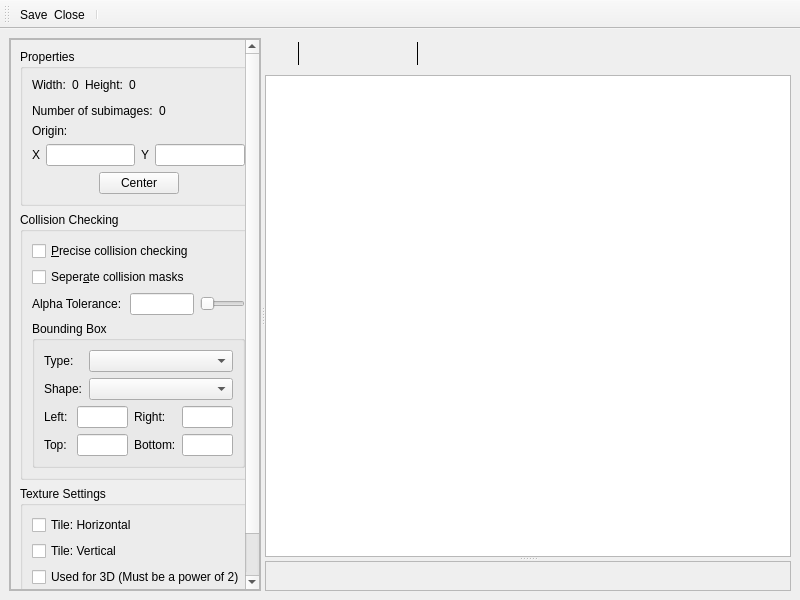
<?xml version="1.0" encoding="UTF-8"?>
<ui version="4.0">
 <class>AssetEditor_Sprite</class>
 <widget class="QMainWindow" name="AssetEditor_Sprite">
  <property name="geometry">
   <rect>
    <x>0</x>
    <y>0</y>
    <width>800</width>
    <height>600</height>
   </rect>
  </property>
  <property name="windowTitle">
   <string>MainWindow</string>
  </property>
  <widget class="QWidget" name="centralwidget">
   <layout class="QGridLayout" name="gridLayout_9">
    <item row="0" column="0">
     <widget class="QSplitter" name="splitter">
      <property name="orientation">
       <enum>Qt::Horizontal</enum>
      </property>
      <widget class="QFrame" name="frame_2">
       <property name="sizePolicy">
        <sizepolicy hsizetype="Preferred" vsizetype="Preferred">
         <horstretch>1</horstretch>
         <verstretch>0</verstretch>
        </sizepolicy>
       </property>
       <property name="minimumSize">
        <size>
         <width>0</width>
         <height>0</height>
        </size>
       </property>
       <property name="frameShape">
        <enum>QFrame::StyledPanel</enum>
       </property>
       <property name="frameShadow">
        <enum>QFrame::Raised</enum>
       </property>
       <layout class="QGridLayout" name="gridLayout_2">
        <property name="leftMargin">
         <number>0</number>
        </property>
        <property name="topMargin">
         <number>0</number>
        </property>
        <property name="rightMargin">
         <number>0</number>
        </property>
        <property name="bottomMargin">
         <number>0</number>
        </property>
        <item row="0" column="0">
         <widget class="QScrollArea" name="scrollArea">
          <property name="sizePolicy">
           <sizepolicy hsizetype="Preferred" vsizetype="Expanding">
            <horstretch>0</horstretch>
            <verstretch>0</verstretch>
           </sizepolicy>
          </property>
          <property name="minimumSize">
           <size>
            <width>250</width>
            <height>0</height>
           </size>
          </property>
          <property name="frameShape">
           <enum>QFrame::StyledPanel</enum>
          </property>
          <property name="frameShadow">
           <enum>QFrame::Raised</enum>
          </property>
          <property name="horizontalScrollBarPolicy">
           <enum>Qt::ScrollBarAlwaysOff</enum>
          </property>
          <property name="sizeAdjustPolicy">
           <enum>QAbstractScrollArea::AdjustToContents</enum>
          </property>
          <property name="widgetResizable">
           <bool>true</bool>
          </property>
          <widget class="QWidget" name="scrollAreaWidgetContents">
           <property name="geometry">
            <rect>
             <x>0</x>
             <y>0</y>
             <width>456</width>
             <height>551</height>
            </rect>
           </property>
           <layout class="QGridLayout" name="gridLayout_8">
            <item row="0" column="0">
             <widget class="QGroupBox" name="groupBox_properties">
              <property name="title">
               <string>Properties</string>
              </property>
              <property name="flat">
               <bool>false</bool>
              </property>
              <layout class="QGridLayout" name="gridLayout_3">
               <item row="0" column="0">
                <layout class="QHBoxLayout" name="horizontalLayout_6">
                 <item>
                  <widget class="QLabel" name="label_widthTitle">
                   <property name="text">
                    <string>Width:</string>
                   </property>
                  </widget>
                 </item>
                 <item>
                  <widget class="QLabel" name="label_widthValue">
                   <property name="text">
                    <string>0</string>
                   </property>
                  </widget>
                 </item>
                 <item>
                  <widget class="QLabel" name="label_heightLabel">
                   <property name="text">
                    <string>Height:</string>
                   </property>
                  </widget>
                 </item>
                 <item>
                  <widget class="QLabel" name="label_heightValue">
                   <property name="text">
                    <string>0</string>
                   </property>
                  </widget>
                 </item>
                </layout>
               </item>
               <item row="0" column="1" rowspan="2" colspan="2">
                <spacer name="horizontalSpacer_7">
                 <property name="orientation">
                  <enum>Qt::Horizontal</enum>
                 </property>
                 <property name="sizeHint" stdset="0">
                  <size>
                   <width>276</width>
                   <height>20</height>
                  </size>
                 </property>
                </spacer>
               </item>
               <item row="1" column="2" rowspan="2">
                <spacer name="horizontalSpacer_8">
                 <property name="orientation">
                  <enum>Qt::Horizontal</enum>
                 </property>
                 <property name="sizeHint" stdset="0">
                  <size>
                   <width>254</width>
                   <height>20</height>
                  </size>
                 </property>
                </spacer>
               </item>
               <item row="2" column="0" colspan="2">
                <layout class="QHBoxLayout" name="horizontalLayout_7">
                 <item>
                  <widget class="QLabel" name="label_numSubimagesLabel">
                   <property name="text">
                    <string>Number of subimages:</string>
                   </property>
                  </widget>
                 </item>
                 <item>
                  <widget class="QLabel" name="label_numSubimagesValue">
                   <property name="text">
                    <string>0</string>
                   </property>
                  </widget>
                 </item>
                </layout>
               </item>
               <item row="3" column="0">
                <widget class="QLabel" name="label_OriginLabel">
                 <property name="text">
                  <string>Origin:</string>
                 </property>
                </widget>
               </item>
               <item row="4" column="0" colspan="3">
                <layout class="QHBoxLayout" name="horizontalLayout_8">
                 <item>
                  <widget class="QLabel" name="label_originX">
                   <property name="text">
                    <string>X</string>
                   </property>
                  </widget>
                 </item>
                 <item>
                  <widget class="QLineEdit" name="lineEdit_originX"/>
                 </item>
                 <item>
                  <widget class="QLabel" name="label_originY">
                   <property name="text">
                    <string>Y</string>
                   </property>
                  </widget>
                 </item>
                 <item>
                  <widget class="QLineEdit" name="lineEdit_originY"/>
                 </item>
                </layout>
               </item>
               <item row="5" column="0" colspan="3">
                <layout class="QHBoxLayout" name="horizontalLayout_9">
                 <item>
                  <spacer name="horizontalSpacer_9">
                   <property name="orientation">
                    <enum>Qt::Horizontal</enum>
                   </property>
                   <property name="sizeHint" stdset="0">
                    <size>
                     <width>40</width>
                     <height>20</height>
                    </size>
                   </property>
                  </spacer>
                 </item>
                 <item>
                  <widget class="QPushButton" name="pushButton_originCenter">
                   <property name="text">
                    <string>Center</string>
                   </property>
                  </widget>
                 </item>
                 <item>
                  <spacer name="horizontalSpacer_10">
                   <property name="orientation">
                    <enum>Qt::Horizontal</enum>
                   </property>
                   <property name="sizeHint" stdset="0">
                    <size>
                     <width>40</width>
                     <height>20</height>
                    </size>
                   </property>
                  </spacer>
                 </item>
                </layout>
               </item>
              </layout>
             </widget>
            </item>
            <item row="1" column="0">
             <widget class="QGroupBox" name="groupBox_2">
              <property name="title">
               <string>Collision Checking</string>
              </property>
              <layout class="QGridLayout" name="gridLayout_5">
               <item row="0" column="0" colspan="2">
                <widget class="QCheckBox" name="checkBox_preciseCollisionChecking">
                 <property name="text">
                  <string>&amp;Precise collision checking</string>
                 </property>
                </widget>
               </item>
               <item row="1" column="0" colspan="2">
                <widget class="QCheckBox" name="checkBox_seperateCollisionMasks">
                 <property name="toolTip">
                  <string>Seperate collision masks for subimages</string>
                 </property>
                 <property name="text">
                  <string>Seper&amp;ate collision masks</string>
                 </property>
                </widget>
               </item>
               <item row="2" column="0">
                <widget class="QLabel" name="label_alphaTolerance">
                 <property name="text">
                  <string>Alpha Tolerance:</string>
                 </property>
                </widget>
               </item>
               <item row="2" column="1">
                <widget class="QLineEdit" name="lineEdit_alphaTolerance">
                 <property name="maximumSize">
                  <size>
                   <width>64</width>
                   <height>16777215</height>
                  </size>
                 </property>
                </widget>
               </item>
               <item row="2" column="2">
                <widget class="QSlider" name="horizontalSlider_alphaTolerance">
                 <property name="maximum">
                  <number>255</number>
                 </property>
                 <property name="orientation">
                  <enum>Qt::Horizontal</enum>
                 </property>
                </widget>
               </item>
               <item row="3" column="0" colspan="3">
                <widget class="QGroupBox" name="groupBox_boundingBox">
                 <property name="title">
                  <string>Bounding Box</string>
                 </property>
                 <layout class="QGridLayout" name="gridLayout_7">
                  <item row="0" column="0">
                   <widget class="QLabel" name="label_bboxType">
                    <property name="sizePolicy">
                     <sizepolicy hsizetype="Fixed" vsizetype="Preferred">
                      <horstretch>0</horstretch>
                      <verstretch>0</verstretch>
                     </sizepolicy>
                    </property>
                    <property name="text">
                     <string>Type:</string>
                    </property>
                   </widget>
                  </item>
                  <item row="0" column="1">
                   <widget class="QComboBox_NoScroll" name="comboBox_bboxType"/>
                  </item>
                  <item row="1" column="0">
                   <widget class="QLabel" name="label_bboxShape">
                    <property name="sizePolicy">
                     <sizepolicy hsizetype="Fixed" vsizetype="Preferred">
                      <horstretch>0</horstretch>
                      <verstretch>0</verstretch>
                     </sizepolicy>
                    </property>
                    <property name="text">
                     <string>Shape:</string>
                    </property>
                   </widget>
                  </item>
                  <item row="1" column="1">
                   <widget class="QComboBox_NoScroll" name="comboBox_bboxShape"/>
                  </item>
                  <item row="2" column="0" colspan="2">
                   <layout class="QGridLayout" name="gridLayout_4">
                    <item row="0" column="0">
                     <widget class="QLabel" name="label_bboxLeft">
                      <property name="text">
                       <string>Left: </string>
                      </property>
                     </widget>
                    </item>
                    <item row="0" column="1">
                     <widget class="QLineEdit" name="lineEdit_bboxLeft"/>
                    </item>
                    <item row="0" column="2">
                     <widget class="QLabel" name="label_bboxRight">
                      <property name="text">
                       <string>Right:</string>
                      </property>
                     </widget>
                    </item>
                    <item row="0" column="3">
                     <widget class="QLineEdit" name="lineEdit_bboxRight"/>
                    </item>
                    <item row="1" column="0">
                     <widget class="QLabel" name="label_bboxTop">
                      <property name="text">
                       <string>Top:</string>
                      </property>
                     </widget>
                    </item>
                    <item row="1" column="1">
                     <widget class="QLineEdit" name="lineEdit_bboxTop"/>
                    </item>
                    <item row="1" column="2">
                     <widget class="QLabel" name="label_bboxBottom">
                      <property name="text">
                       <string>Bottom:</string>
                      </property>
                     </widget>
                    </item>
                    <item row="1" column="3">
                     <widget class="QLineEdit" name="lineEdit_bboxBottom"/>
                    </item>
                   </layout>
                  </item>
                 </layout>
                </widget>
               </item>
              </layout>
             </widget>
            </item>
            <item row="2" column="0">
             <widget class="QGroupBox" name="groupBox_textureSettings">
              <property name="title">
               <string>Texture Settings</string>
              </property>
              <layout class="QGridLayout" name="gridLayout_6">
               <item row="0" column="0">
                <widget class="QCheckBox" name="checkBox_tileHorizontal">
                 <property name="text">
                  <string>Tile: Horizontal</string>
                 </property>
                </widget>
               </item>
               <item row="1" column="0">
                <widget class="QCheckBox" name="checkBox_tileVertical">
                 <property name="text">
                  <string>Tile: Vertical</string>
                 </property>
                </widget>
               </item>
               <item row="2" column="0" colspan="2">
                <widget class="QCheckBox" name="checkBox_usedFor3D">
                 <property name="text">
                  <string>Used for 3D (Must be a power of 2)</string>
                 </property>
                </widget>
               </item>
               <item row="3" column="0">
                <widget class="QLabel" name="label_textureGroup">
                 <property name="text">
                  <string>Texture Group:</string>
                 </property>
                </widget>
               </item>
               <item row="3" column="1">
                <widget class="QComboBox_NoScroll" name="comboBox_textureGroup"/>
               </item>
              </layout>
             </widget>
            </item>
            <item row="3" column="0">
             <spacer name="verticalSpacer_2">
              <property name="orientation">
               <enum>Qt::Vertical</enum>
              </property>
              <property name="sizeHint" stdset="0">
               <size>
                <width>17</width>
                <height>1</height>
               </size>
              </property>
             </spacer>
            </item>
           </layout>
          </widget>
         </widget>
        </item>
       </layout>
      </widget>
      <widget class="QWidget" name="widget" native="true">
       <property name="sizePolicy">
        <sizepolicy hsizetype="MinimumExpanding" vsizetype="Preferred">
         <horstretch>100</horstretch>
         <verstretch>0</verstretch>
        </sizepolicy>
       </property>
       <layout class="QGridLayout" name="gridLayout">
        <property name="leftMargin">
         <number>0</number>
        </property>
        <property name="topMargin">
         <number>0</number>
        </property>
        <property name="rightMargin">
         <number>0</number>
        </property>
        <property name="bottomMargin">
         <number>0</number>
        </property>
        <item row="0" column="0">
         <widget class="QSplitter" name="splitter_previewAndFrames">
          <property name="orientation">
           <enum>Qt::Vertical</enum>
          </property>
          <widget class="QFrame" name="frame">
           <property name="sizePolicy">
            <sizepolicy hsizetype="MinimumExpanding" vsizetype="Preferred">
             <horstretch>0</horstretch>
             <verstretch>4</verstretch>
            </sizepolicy>
           </property>
           <layout class="QVBoxLayout" name="verticalLayout_2">
            <property name="leftMargin">
             <number>0</number>
            </property>
            <property name="topMargin">
             <number>0</number>
            </property>
            <property name="rightMargin">
             <number>0</number>
            </property>
            <property name="bottomMargin">
             <number>0</number>
            </property>
            <item>
             <widget class="QFrame" name="frame_3">
              <property name="frameShape">
               <enum>QFrame::NoFrame</enum>
              </property>
              <property name="frameShadow">
               <enum>QFrame::Plain</enum>
              </property>
              <layout class="QHBoxLayout" name="horizontalLayout_10">
               <property name="spacing">
                <number>4</number>
               </property>
               <property name="leftMargin">
                <number>4</number>
               </property>
               <property name="topMargin">
                <number>4</number>
               </property>
               <property name="rightMargin">
                <number>4</number>
               </property>
               <property name="bottomMargin">
                <number>4</number>
               </property>
               <item>
                <widget class="QToolButton" name="toolButton_animationToggle">
                 <property name="toolTip">
                  <string>Play/Pause animation</string>
                 </property>
                 <property name="text">
                  <string/>
                 </property>
                 <property name="icon">
                  <iconset resource="skin.qrc">
                   <normaloff>:/main/icons/control.png</normaloff>
                   <normalon>:/main/icons/control-pause.png</normalon>:/main/icons/control.png</iconset>
                 </property>
                 <property name="checkable">
                  <bool>true</bool>
                 </property>
                 <property name="checked">
                  <bool>false</bool>
                 </property>
                 <property name="autoRaise">
                  <bool>true</bool>
                 </property>
                 <property name="arrowType">
                  <enum>Qt::NoArrow</enum>
                 </property>
                </widget>
               </item>
               <item>
                <widget class="Line" name="line_2">
                 <property name="frameShadow">
                  <enum>QFrame::Plain</enum>
                 </property>
                 <property name="midLineWidth">
                  <number>0</number>
                 </property>
                 <property name="orientation">
                  <enum>Qt::Vertical</enum>
                 </property>
                </widget>
               </item>
               <item>
                <widget class="QToolButton" name="toolButton_zoomFit">
                 <property name="toolTip">
                  <string>Fit sprite to view</string>
                 </property>
                 <property name="text">
                  <string/>
                 </property>
                 <property name="icon">
                  <iconset resource="skin.qrc">
                   <normaloff>:/main/icons/magnifier-zoom-fit.png</normaloff>:/main/icons/magnifier-zoom-fit.png</iconset>
                 </property>
                 <property name="checkable">
                  <bool>true</bool>
                 </property>
                 <property name="autoRaise">
                  <bool>true</bool>
                 </property>
                </widget>
               </item>
               <item>
                <widget class="QToolButton" name="toolButton_zoomOriginal">
                 <property name="toolTip">
                  <string>Zoom to 100%</string>
                 </property>
                 <property name="text">
                  <string/>
                 </property>
                 <property name="icon">
                  <iconset resource="skin.qrc">
                   <normaloff>:/main/icons/magnifier-zoom-actual-equal.png</normaloff>:/main/icons/magnifier-zoom-actual-equal.png</iconset>
                 </property>
                 <property name="autoRaise">
                  <bool>true</bool>
                 </property>
                </widget>
               </item>
               <item>
                <widget class="QToolButton" name="toolButton_zoomOut">
                 <property name="toolTip">
                  <string>Zoom out</string>
                 </property>
                 <property name="text">
                  <string/>
                 </property>
                 <property name="icon">
                  <iconset resource="skin.qrc">
                   <normaloff>:/main/icons/magnifier-zoom-out.png</normaloff>:/main/icons/magnifier-zoom-out.png</iconset>
                 </property>
                 <property name="autoRaise">
                  <bool>true</bool>
                 </property>
                </widget>
               </item>
               <item>
                <widget class="QToolButton" name="toolButton_zoomIn">
                 <property name="toolTip">
                  <string>Zoom in</string>
                 </property>
                 <property name="text">
                  <string/>
                 </property>
                 <property name="icon">
                  <iconset resource="skin.qrc">
                   <normaloff>:/main/icons/magnifier-zoom-in.png</normaloff>:/main/icons/magnifier-zoom-in.png</iconset>
                 </property>
                 <property name="autoRaise">
                  <bool>true</bool>
                 </property>
                </widget>
               </item>
               <item>
                <widget class="Line" name="line">
                 <property name="frameShadow">
                  <enum>QFrame::Plain</enum>
                 </property>
                 <property name="orientation">
                  <enum>Qt::Vertical</enum>
                 </property>
                </widget>
               </item>
               <item>
                <widget class="QToolButton" name="toolButton">
                 <property name="toolTip">
                  <string>Toggle transparency background</string>
                 </property>
                 <property name="text">
                  <string/>
                 </property>
                 <property name="icon">
                  <iconset resource="skin.qrc">
                   <normaloff>:/main/icons/checkerboard.png</normaloff>:/main/icons/checkerboard.png</iconset>
                 </property>
                 <property name="checkable">
                  <bool>true</bool>
                 </property>
                 <property name="autoRepeatDelay">
                  <number>300</number>
                 </property>
                 <property name="autoRaise">
                  <bool>true</bool>
                 </property>
                </widget>
               </item>
               <item>
                <spacer name="horizontalSpacer_11">
                 <property name="orientation">
                  <enum>Qt::Horizontal</enum>
                 </property>
                 <property name="sizeHint" stdset="0">
                  <size>
                   <width>103</width>
                   <height>20</height>
                  </size>
                 </property>
                </spacer>
               </item>
              </layout>
             </widget>
            </item>
            <item>
             <widget class="QGraphicsView" name="graphicsView_spritePreview"/>
            </item>
           </layout>
          </widget>
          <widget class="WidgetSpriteFrameView" name="spriteFrameView">
           <property name="sizePolicy">
            <sizepolicy hsizetype="Preferred" vsizetype="Preferred">
             <horstretch>0</horstretch>
             <verstretch>0</verstretch>
            </sizepolicy>
           </property>
           <property name="frameShape">
            <enum>QFrame::StyledPanel</enum>
           </property>
           <property name="frameShadow">
            <enum>QFrame::Raised</enum>
           </property>
          </widget>
         </widget>
        </item>
       </layout>
      </widget>
     </widget>
    </item>
   </layout>
  </widget>
  <widget class="QToolBar" name="toolBar">
   <property name="windowTitle">
    <string>toolBar</string>
   </property>
   <attribute name="toolBarArea">
    <enum>TopToolBarArea</enum>
   </attribute>
   <attribute name="toolBarBreak">
    <bool>false</bool>
   </attribute>
   <addaction name="actionSave_Close"/>
   <addaction name="separator"/>
  </widget>
  <action name="actionSave_Close">
   <property name="icon">
    <iconset resource="skin.qrc">
     <normaloff>:/main/icons/tick.png</normaloff>:/main/icons/tick.png</iconset>
   </property>
   <property name="text">
    <string>Save &amp; Close</string>
   </property>
   <property name="toolTip">
    <string>Save and close Sprite</string>
   </property>
  </action>
 </widget>
 <customwidgets>
  <customwidget>
   <class>QComboBox_NoScroll</class>
   <extends>QComboBox</extends>
   <header>QComboBox_NoScroll.h</header>
  </customwidget>
  <customwidget>
   <class>WidgetSpriteFrameView</class>
   <extends>QFrame</extends>
   <header>WidgetSpriteFrameView.h</header>
   <container>1</container>
  </customwidget>
 </customwidgets>
 <resources>
  <include location="skin.qrc"/>
 </resources>
 <connections/>
</ui>
